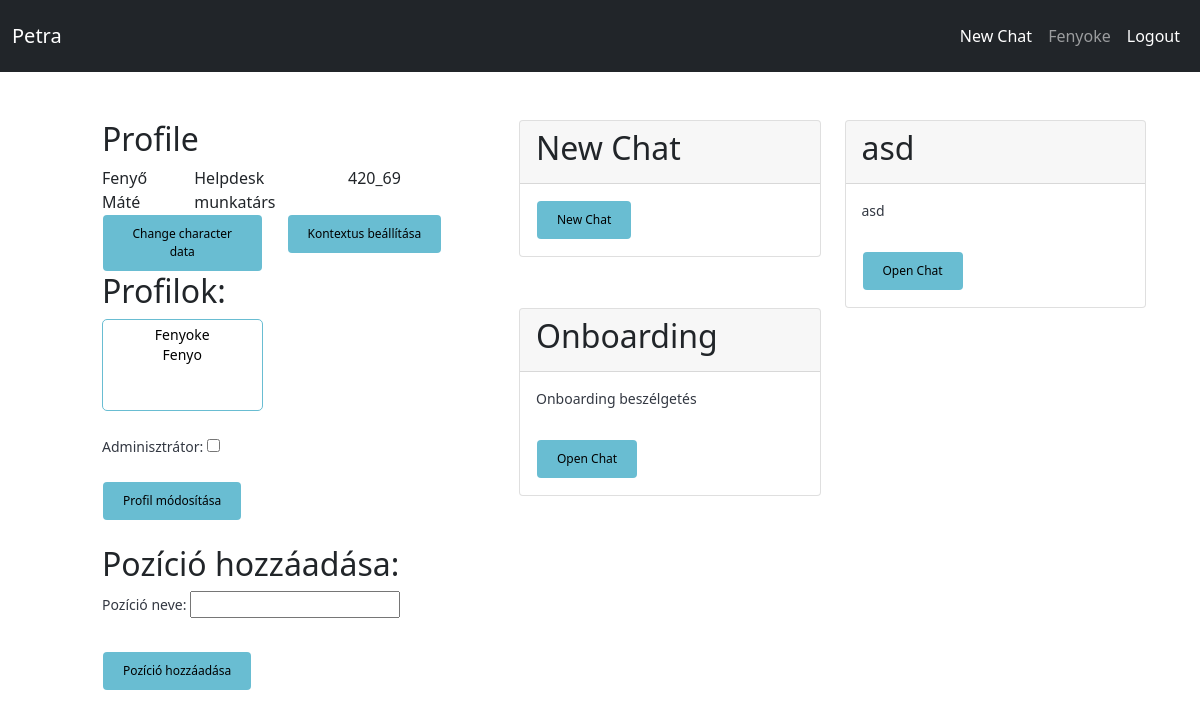
/profile/ (signed in), run on an earlier commit of the app's database.
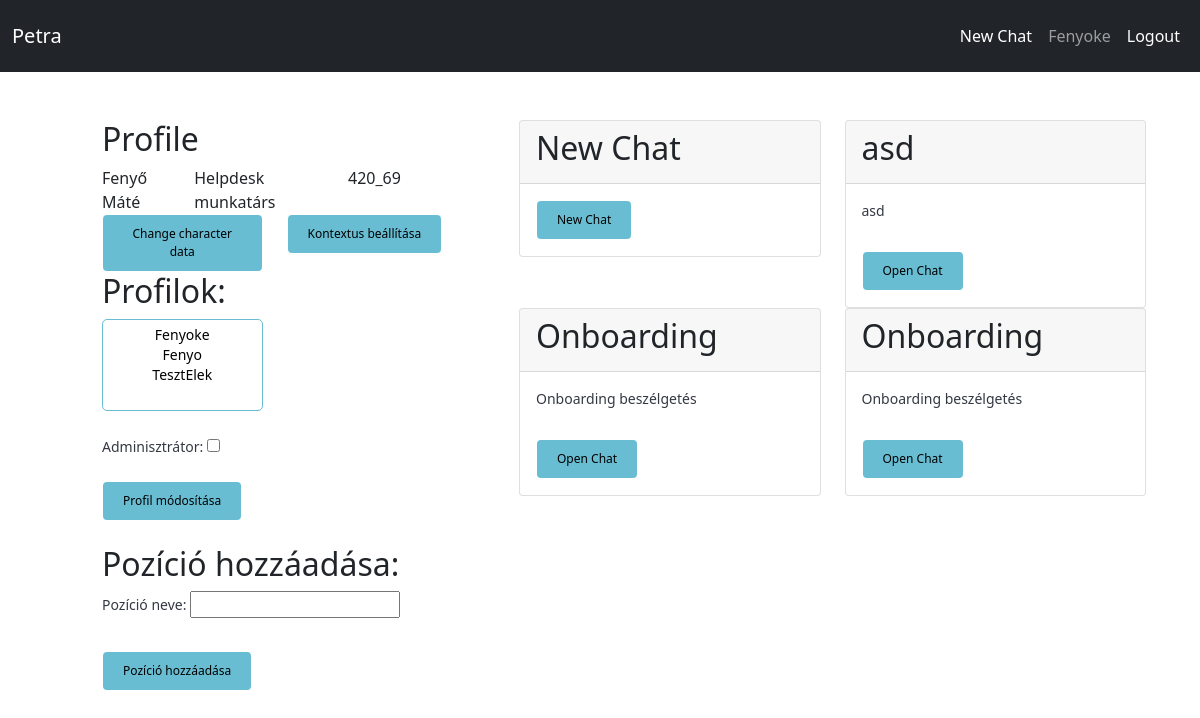
And on a later commit of the database.
### accounts/models.py (models this page shows)
class Worker(models.Model):
    title = models.ForeignKey(Role, on_delete=models.CASCADE, default=None)
    desk = models.CharField(max_length=20)
    name = models.CharField(max_length=100)
    firstname = models.CharField(max_length=100)
    lastname = models.CharField(max_length=100)
    user = models.ForeignKey(User, on_delete=models.CASCADE, default=None)

class Role(models.Model):
    name = models.CharField(max_length=100)

### PetraBot/models.py (models this page shows)
class Chat(models.Model):
    title = models.CharField(max_length=100)
    context = models.CharField(max_length=100)
    user = models.ForeignKey(User, on_delete=models.CASCADE, default=None)

### PetraBot/views.py (the view)
# urls.py: re_path(r'^profile/$', views.profile, name='profile'),
@login_required
def profile(request):
    chats = Chat.objects.filter(user=request.user)
    roles = Worker.objects.filter(user=request.user)
    if request.method == 'POST':
        form = PermissionForm(request.POST)
        form2 = AddPositionForm(request.POST)
        if form.is_valid():
            users = form.cleaned_data['users']
            permission = form.cleaned_data['permission']
            for user in users:
                user.is_superuser = permission
                user.is_staff = permission
                user.save()
            return redirect('profile')
        if form2.is_valid():
            position = form2.cleaned_data['position']
            Role.objects.create(name=position)
        return redirect('profile')
    else:
        form = PermissionForm()
        form2 = AddPositionForm()
    context = {
        'roles': roles,
        'chats': chats,
        'form': form,
        'form2': form2
    }
    return render(request, 'profile.html', context)

### accounts/forms.py
class PermissionForm(forms.Form):
    users = forms.ModelMultipleChoiceField(queryset=User.objects.all(), label="")
    permission = forms.BooleanField(required=False, widget=CheckboxInput, label="Adminisztrátor")

class AddPositionForm(forms.Form):
    position = forms.CharField(max_length=100, label="Pozíció neve")

### templates/profile.html (shortened to what the changed rows need)
{% extends 'base.html' %}
{% load static %}
{% block content %}
    <div class="container-fluid">
        <div class="row justify-content-start">
            <div class="col-5 justify-content-start">
                <div class="container">
                    <div class="row">
                        <div class="col">
                            <div class="container">
                                <div class="row">
                                    <div class="col-12">
                                        <h2>Profile</h2>
                                    </div>
                                </div>
                                {% for roles in roles %}
                                    <div class="row">
                                        <div class="col-sm-3">
                                            {{ roles.name }}
                                        </div>
                                        <div class="col-sm-5">
                                            {{ roles.title.name }}
                                        </div>
                                        <div class="col-sm-4">
                                            {{ roles.desk }}
                                        </div>
                                    </div>
                                {% endfor %}
                                <div class="row">
                                    {% if user.is_staff %}
                                        <div class="col-md-6">
                                            <a href="{% url 'context' %}" class="btn">Kontextus beállítása</a>
                                        </div>
                                        </div>
                                        <div class="row align-items-center">
                                            <div class="col-md-6">
                                                <h2>Profilok:</h2>
                                                <form method="POST" novalidate>
                                                    {{ form.as_p }}
                                                    <button type="submit" class="btn">Profil módosítása
                                                    </button>
                                                </form>
                                            </div>
                                        </div>
                                        <br>
                                        <div class="row align-items-end">
                                            <div class="col">
                                                <h2>Pozíció hozzáadása:</h2>
                                                <form method="POST" novalidate>
                                                    {{ form2.as_p }}
                                                    <button type="submit" class="btn btn-primary">Pozíció hozzáadása
                                                    </button>
                                                </form>
                                            </div>
                                        </div>
                                    {% else %}
                                        </div>
                                    {% endif %}
                        </div>
                    </div>
                </div>
            </div>
        </div>
        <div class="col-7">
            <div class="row justify-content-start">
                <div class="col-md-6">
                    <div class="card">
                        <div class="card-header">
                            <h2>New Chat</h2>
                        </div>
                    </div>
                </div>
                {% for user in chats %}
                    <div class="col-md-6">
                        <div class="card">
                            <div class="card-header">
                                <h2>{{ user.title }}</h2>
                            </div>
                            <div class="card-body">
                                <div class="col-md-12">
                                    <p>{{ user.context }}</p>
                                </div>
                                <div class="col-md-12">
                                    <a id='cid' name='chat' href="{% url 'chat' user.pk %}"
                                       class="btn btn-primary">Open
                                        Chat</a>
                                </div>
                            </div>
                        </div>
                    </div>
                {% endfor %}
            </div>
        </div>
    </div>
{% endblock %}

What changed in the data, as far as the page shows it:
added Chat: title "Onboarding", context "Onboarding beszélgetés"
Also different on the page:
form field users: "Fenyoke / Fenyo" → "Fenyoke / Fenyo / TesztElek"
